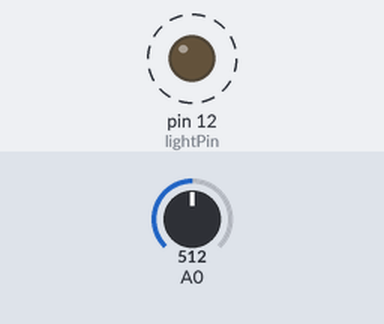
The sketch below on a simulated Arduino Uno, built with avr-gcc and run on an emulated ATmega328P. On the bench: output pins drawn as LEDs (lit = HIGH). Dashed ring = blinking. The test bench sets the inputs (shaded band); at power-on: A0 = 512. What the sketch prints to the serial monitor is not drawn.

Above: at 0.5 s.
Timing chart, 0 to 4.6 s (numbered marks = the images above):
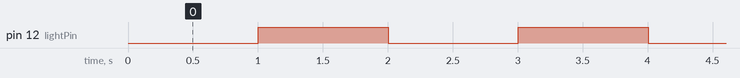

The sketch:

mainv1.ino
```cpp
int lightPin = 12;
const unsigned long eventInterval = 1000;
unsigned long previousTime = 0;
bool isBlink = true;
bool isCalibrated = false;
float BGL;
float Volt;
void setup() {
  Serial.begin(9600);
  pinMode(lightPin, OUTPUT);
  digitalWrite(lightPin, LOW);
}

// the loop routine runs over and over again forever:
void loop() {
  unsigned long currentTime = millis();
  if(!isCalibrated){
    if (currentTime - previousTime >= eventInterval) {
      previousTime = currentTime;
      if(isBlink){
        digitalWrite(lightPin, HIGH);
      }else{
        digitalWrite(lightPin, LOW);
      }
      isBlink = !isBlink;
      if(Volt < 1){
        isCalibrated = true;
      }
    }
  }else{
    digitalWrite(lightPin, LOW);
  }

  // read the input on analog pin 0:
  int sensorValue = analogRead(A0);
  // print out the value you read:
  Volt = sensorValue*5.0/1024.0;
//  Serial.print("Sensor Reading: ");
//  Serial.print(Volt);
//  Serial.print("V");
//  float BGL = (158.12 * Volt) - 519.35;
  BGL = (91.38 * Volt) + 6.3743;
//  Serial.print("\t\tBGL: ");
//  Serial.print(BGL);
//  Serial.print("mg/dl");
//  Serial.println();

  String sendata =String(BGL,2)+","+String(Volt,2)+","+String(isCalibrated)+",-";
  //  String sendata =String(BGL,2)+","+String(Volt,2)+",-";
  Serial.println(sendata);
  delay(1000);        // delay in between reads for stability
}
```

Measured:
- by itself, pin 12 (lightPin): alternates HIGH for 1.0 s and LOW for 1.0 s
